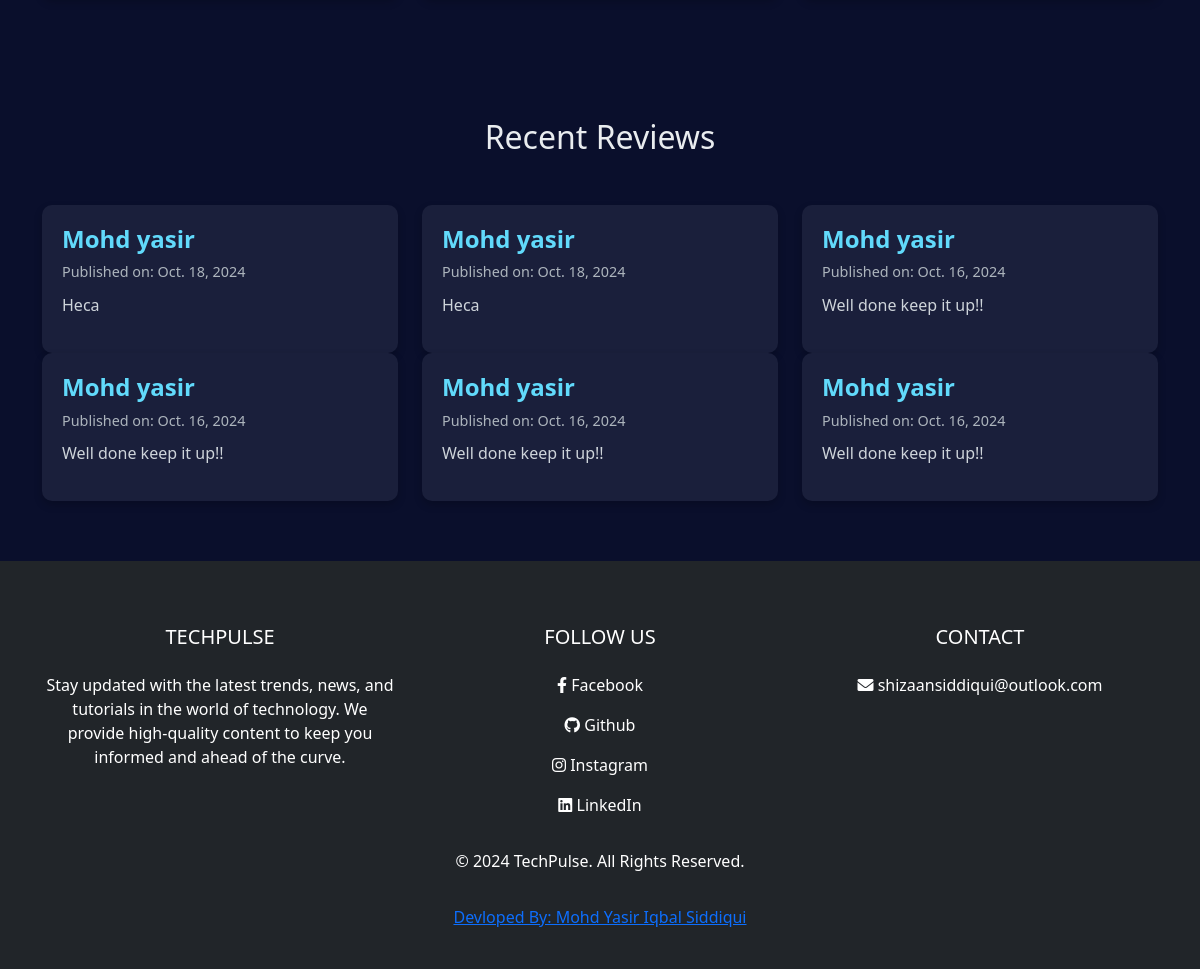
The app's page / (lower part), older data.
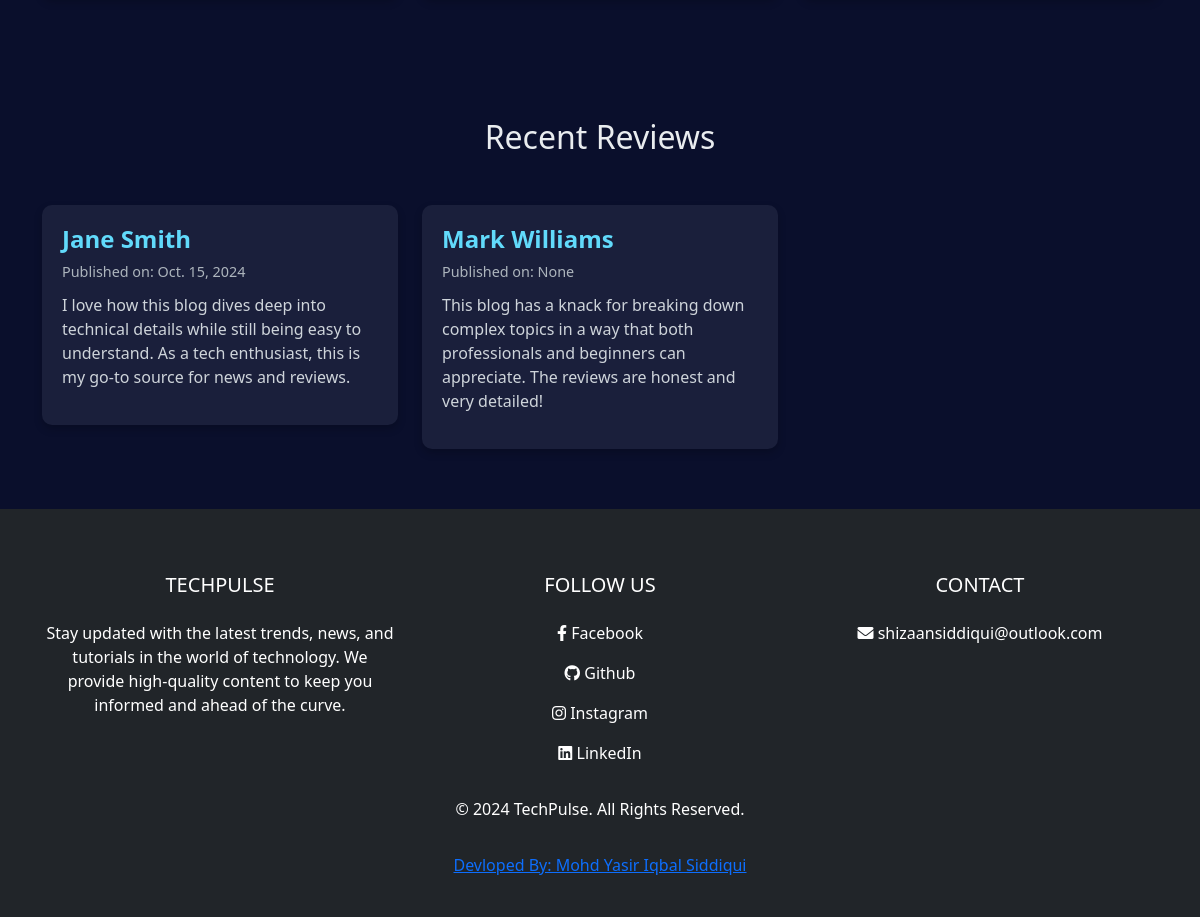
The same page, newer data.
### user/models.py (models this page shows, shortened)
class review(models.Model):
    name = models.CharField(max_length=50, null=True)
    email = models.EmailField(max_length=50, null=True)
    feedback = models.TextField(null=True)
    date = models.DateField(auto_now_add=True)

### user/views.py (the view)
# urls.py: 2. Add a URL to urlpatterns:  path('', views.home, name='home')
def home(request):
    rec = blog.objects.order_by('-date_added')[:3]
    recrev = review.objects.order_by('-date')[:6]
    return render(request, 'index.html', {'rec': rec, 'recrev': recrev })

### templates/index.html (shortened to what this page needs)
{% extends "base.html" %}
{% load static %}
    {% block content %}
  <section class="recent-articles">
  </section>
  <section class="recent-articles">
    <div class="container">
      <h2 class="text-center mb-5">Recent Reviews</h2>
      <div class="row">
         {% for recrev in recrev %}
        <div class="col-md-4">
          <div class="article-card">
            <div class="article-content">
              <h3 class="article-title">{{recrev.name}}</h3>
              <p class="article-date">Published on: {{recrev.date}}</p>
              <p class="article-desc">{{recrev.feedback}}</p>
            </div>
          </div>
        </div>
        {% endfor %}
      </div>
    </div>
  </section>
  {% endblock %}

Row changes from the older to the newer data that the page shows:
removed review: name "Mohd yasir", date "Oct. 18, 2024", feedback "Heca"
removed review: name "Mohd yasir", date "Oct. 18, 2024", feedback "Heca"
removed review: name "Mohd yasir", date "Oct. 16, 2024", feedback "Well done keep it up!!"
removed review: name "Mohd yasir", date "Oct. 16, 2024", feedback "Well done keep it up!!"
removed review: name "Mohd yasir", date "Oct. 16, 2024", feedback "Well done keep it up!!"
removed review: name "Mohd yasir", date "Oct. 16, 2024", feedback "Well done keep it up!!"
now on this page (row unchanged): review: name "Jane Smith", date "Oct. 15, 2024", feedback "I love how this blog dives deep into technical details while still being easy to understand. As a tech enthusiast, this is my go-to source for news and reviews."
now on this page (row unchanged): review: name "Mark Williams", date "None", feedback "This blog has a knack for breaking down complex topics in a way that both professionals and beginners can appreciate. The reviews are honest and very detailed!"
